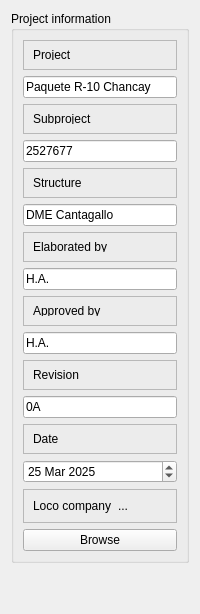
         <widget class="QWidget" name="tab_3">
          <attribute name="title">
           <string>Project parameters</string>
          </attribute>
          <layout class="QVBoxLayout" name="verticalLayout_11">
           <item>
            <widget class="QGroupBox" name="groupBox_5">
             <property name="title">
              <string>Project information</string>
             </property>
             <layout class="QVBoxLayout" name="verticalLayout_12">
              <item>
               <widget class="QFrame" name="frame_15">
                <property name="maximumSize">
                 <size>
                  <width>16777215</width>
                  <height>30</height>
                 </size>
                </property>
                <property name="frameShape">
                 <enum>QFrame::Shape::StyledPanel</enum>
                </property>
                <property name="frameShadow">
                 <enum>QFrame::Shadow::Raised</enum>
                </property>
                <layout class="QVBoxLayout" name="verticalLayout_13">
                 <item>
                  <widget class="QLabel" name="label_21">
                   <property name="text">
                    <string>Project</string>
                   </property>
                  </widget>
                 </item>
                </layout>
               </widget>
              </item>
              <item>
               <widget class="QLineEdit" name="lineEdit">
                <property name="text">
                 <string>Paquete R-10 Chancay</string>
                </property>
               </widget>
              </item>
              <item>
               <widget class="QFrame" name="frame_16">
                <property name="maximumSize">
                 <size>
                  <width>16777215</width>
                  <height>30</height>
                 </size>
                </property>
                <property name="frameShape">
                 <enum>QFrame::Shape::StyledPanel</enum>
                </property>
                <property name="frameShadow">
                 <enum>QFrame::Shadow::Raised</enum>
                </property>
                <layout class="QVBoxLayout" name="verticalLayout_14">
                 <item>
                  <widget class="QLabel" name="label_22">
                   <property name="maximumSize">
                    <size>
                     <width>16777215</width>
                     <height>30</height>
                    </size>
                   </property>
                   <property name="text">
                    <string>Subproject</string>
                   </property>
                  </widget>
                 </item>
                </layout>
               </widget>
              </item>
              <item>
               <widget class="QLineEdit" name="lineEdit_2">
                <property name="text">
                 <string>2527677</string>
                </property>
               </widget>
              </item>
              <item>
               <widget class="QFrame" name="frame_17">
                <property name="maximumSize">
                 <size>
                  <width>16777215</width>
                  <height>30</height>
                 </size>
                </property>
                <property name="frameShape">
                 <enum>QFrame::Shape::StyledPanel</enum>
                </property>
                <property name="frameShadow">
                 <enum>QFrame::Shadow::Raised</enum>
                </property>
                <layout class="QVBoxLayout" name="verticalLayout_15">
                 <item>
                  <widget class="QLabel" name="label_23">
                   <property name="text">
                    <string>Structure</string>
                   </property>
                  </widget>
                 </item>
                </layout>
               </widget>
              </item>
              <item>
               <widget class="QLineEdit" name="lineEdit_3">
                <property name="text">
                 <string>DME Cantagallo</string>
                </property>
               </widget>
              </item>
              <item>
               <widget class="QFrame" name="frame_18">
                <property name="maximumSize">
                 <size>
                  <width>16777215</width>
                  <height>30</height>
                 </size>
                </property>
                <property name="frameShape">
                 <enum>QFrame::Shape::StyledPanel</enum>
                </property>
                <property name="frameShadow">
                 <enum>QFrame::Shadow::Raised</enum>
                </property>
                <layout class="QVBoxLayout" name="verticalLayout_16">
                 <item>
                  <widget class="QLabel" name="label_24">
                   <property name="text">
                    <string>Elaborated by</string>
                   </property>
                  </widget>
                 </item>
                </layout>
               </widget>
              </item>
              <item>
               <widget class="QLineEdit" name="lineEdit_4">
                <property name="text">
                 <string>H.A.</string>
                </property>
               </widget>
              </item>
              <item>
               <widget class="QFrame" name="frame_19">
                <property name="maximumSize">
                 <size>
                  <width>16777215</width>
                  <height>30</height>
                 </size>
                </property>
                <property name="frameShape">
                 <enum>QFrame::Shape::StyledPanel</enum>
                </property>
                <property name="frameShadow">
                 <enum>QFrame::Shadow::Raised</enum>
                </property>
                <layout class="QVBoxLayout" name="verticalLayout_17">
                 <item>
                  <widget class="QLabel" name="label_25">
                   <property name="text">
                    <string>Approved by</string>
                   </property>
                  </widget>
                 </item>
                </layout>
               </widget>
              </item>
              <item>
               <widget class="QLineEdit" name="lineEdit_5">
                <property name="inputMask">
                 <string/>
                </property>
                <property name="text">
                 <string>H.A.</string>
                </property>
               </widget>
              </item>
              <item>
               <widget class="QFrame" name="frame_20">
                <property name="maximumSize">
                 <size>
                  <width>16777215</width>
                  <height>30</height>
                 </size>
                </property>
                <property name="frameShape">
                 <enum>QFrame::Shape::StyledPanel</enum>
                </property>
                <property name="frameShadow">
                 <enum>QFrame::Shadow::Raised</enum>
                </property>
                <layout class="QVBoxLayout" name="verticalLayout_18">
                 <item>
                  <widget class="QLabel" name="label_26">
                   <property name="text">
                    <string>Revision</string>
                   </property>
                  </widget>
                 </item>
                </layout>
               </widget>
              </item>
              <item>
               <widget class="QLineEdit" name="lineEdit_6">
                <property name="text">
                 <string>0A</string>
                </property>
               </widget>
              </item>
              <item>
               <widget class="QFrame" name="frame_21">
                <property name="maximumSize">
                 <size>
                  <width>16777215</width>
                  <height>30</height>
                 </size>
                </property>
                <property name="frameShape">
                 <enum>QFrame::Shape::StyledPanel</enum>
                </property>
                <property name="frameShadow">
                 <enum>QFrame::Shadow::Raised</enum>
                </property>
                <layout class="QVBoxLayout" name="verticalLayout_19">
                 <item>
                  <widget class="QLabel" name="label_27">
                   <property name="text">
                    <string>Date</string>
                   </property>
                  </widget>
                 </item>
                </layout>
               </widget>
              </item>
              <item>
               <widget class="QDateEdit" name="dateEdit">
                <property name="dateTime">
                 <datetime>
                  <hour>15</hour>
                  <minute>0</minute>
                  <second>0</second>
                  <year>2025</year>
                  <month>3</month>
                  <day>25</day>
                 </datetime>
                </property>
               </widget>
              </item>
              <item>
               <widget class="QFrame" name="frame_22">
                <property name="maximumSize">
                 <size>
                  <width>16777215</width>
                  <height>35</height>
                 </size>
                </property>
                <property name="frameShape">
                 <enum>QFrame::Shape::StyledPanel</enum>
                </property>
                <property name="frameShadow">
                 <enum>QFrame::Shadow::Raised</enum>
                </property>
                <layout class="QHBoxLayout" name="horizontalLayout_14">
                 <item>
                  <widget class="QLabel" name="label_28">
                   <property name="text">
                    <string>Loco company</string>
                   </property>
                  </widget>
                 </item>
                 <item>
                  <widget class="QLabel" name="label_29">
                   <property name="text">
                    <string>...</string>
                   </property>
                  </widget>
                 </item>
                </layout>
               </widget>
              </item>
              <item>
               <widget class="QPushButton" name="pushButton">
                <property name="sizePolicy">
                 <sizepolicy hsizetype="Minimum" vsizetype="Minimum">
                  <horstretch>0</horstretch>
                  <verstretch>0</verstretch>
                 </sizepolicy>
                </property>
                <property name="minimumSize">
                 <size>
                  <width>0</width>
                  <height>20</height>
                 </size>
                </property>
                <property name="text">
                 <string>Browse</string>
                </property>
               </widget>
              </item>
             </layout>
            </widget>
           </item>
           <item>
            <spacer name="verticalSpacer_6">
             <property name="orientation">
              <enum>Qt::Orientation::Vertical</enum>
             </property>
             <property name="sizeHint" stdset="0">
              <size>
               <width>20</width>
               <height>40</height>
              </size>
             </property>
            </spacer>
           </item>
          </layout>
         </widget>
